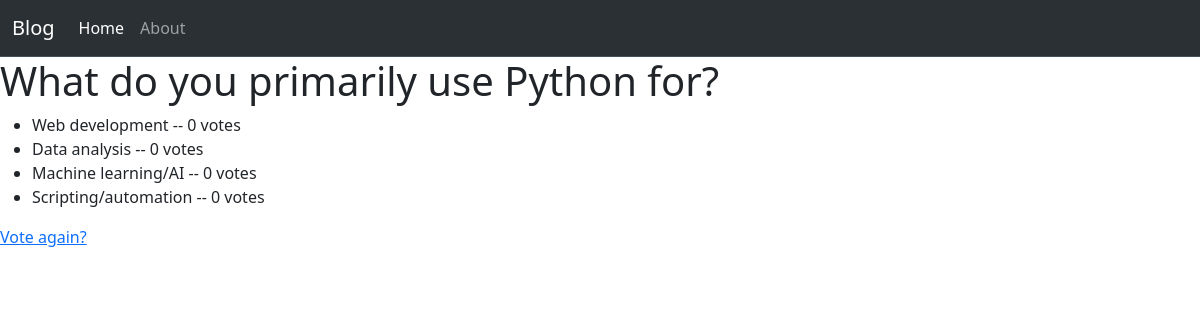
Screenshot of /polls/5/results/ with the database file from the repository.
### polls/models.py (models this page shows, shortened)
class Question(models.Model):
    question_text=models.CharField(max_length=200)
    pub_date=models.DateTimeField(default=timezone.now)

class Choice(models.Model):
    question=models.ForeignKey(Question,on_delete=models.CASCADE)
    choice_text=models.CharField(max_length=200)
    votes=models.IntegerField(default=0)

### polls/views.py (the view)
# urls.py: path("<int:question_id>/results/", views.results, name="results"),
def results(request, question_id):
    question = get_object_or_404(Question, pk=question_id)
    return render(request, "polls/results.html", {"question": question})

### polls/templates/polls/results.html
{% extends 'polls/navbar.html'%}
{%block content%}
<h1>{{ question.question_text }}</h1>
<ul>
{% for choice in question.choice_set.all %}
    <li>{{ choice.choice_text }} -- {{ choice.votes }} vote{{ choice.votes|pluralize }}</li>
{% endfor %}
</ul>
<a href="{% url 'polls:detail' question.id %}">Vote again?</a>
{%endblock content%}

### rows the page displays
Question: question_text "What do you primarily use Python for?"
Choice: choice_text "Web development", votes "0"
Choice: choice_text "Data analysis", votes "0"
Choice: choice_text "Machine learning/AI", votes "0"
Choice: choice_text "Scripting/automation", votes "0"
